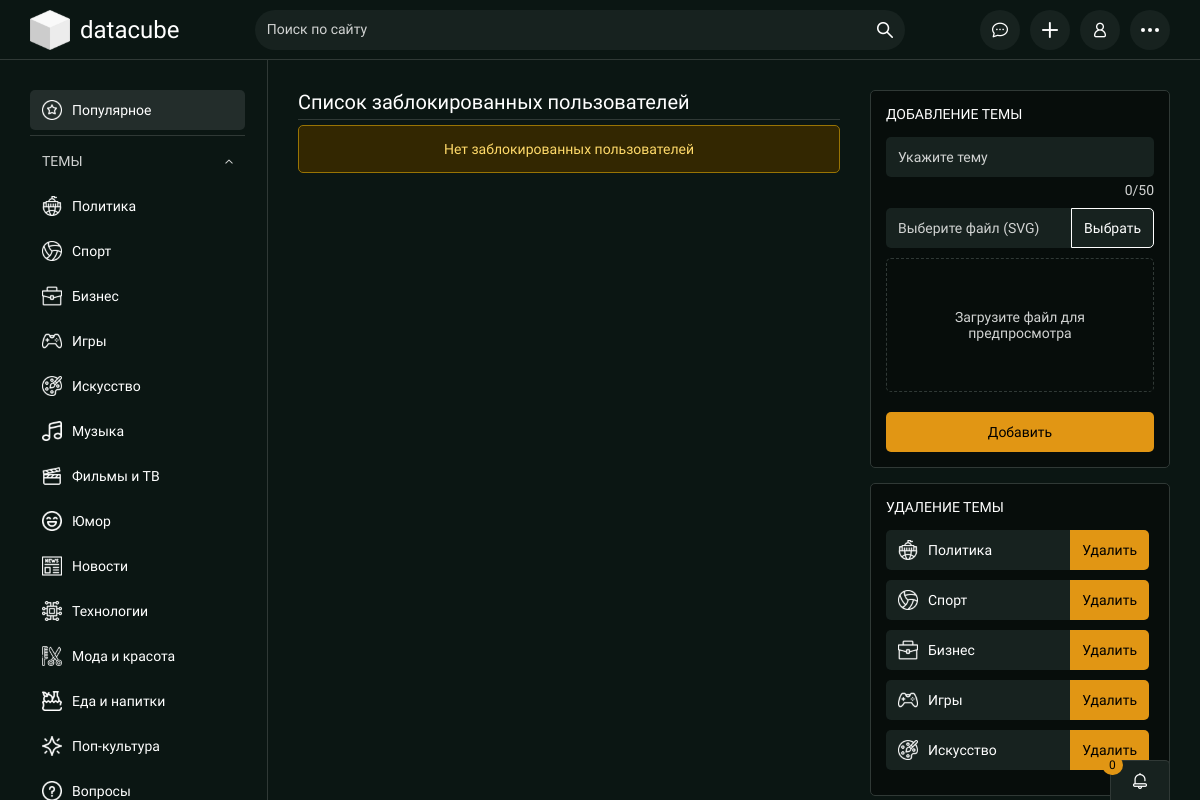
The page /admin-panel.php (signed in) on the database its author committed.
### tables this page shows
CREATE TABLE `topics` (
  `id` bigint UNSIGNED NOT NULL,
  `topic` varchar(255) DEFAULT NULL,
  `topic_image` varchar(255) DEFAULT NULL
);

### admin-panel.php (the view, shortened to what this page needs)
<?php
   require_once "./app/components/header.php";
   $blockedUsers = $link->query("SELECT * FROM `users` WHERE `status_user_id` = 2");
   $deleteTopics = $link->query("SELECT * FROM `topics`");
?>
   <main>
      <div class="main-container">
         <?php require_once "./app/components/aside.php"; ?>
         <section class="main-central">
            <div class="main-central__header">
               <div class="main-central__header__title">
                  Список заблокированных пользователей
               </div>
            </div>
            <div class="separator"></div>
            <div class="main-central__feedPosts" id="feed">
               <div class="main-central__blockedUsers">
               <?php if($blockedUsers->num_rows > 0) { ?>
                  <?php while($blockedUser = $blockedUsers->fetch_assoc()) { ?>
                     <form action="#" method="POST" class="main-central__blockedUsers__user">
                        <a href="#" class="main-central__blockedUsers__userBlock">
                           <img src="./assets/files/users/avatars/<?php if($blockedUser['avatar'] != NULL) { echo $blockedUser['avatar']; } else { echo "default-avatar.jpg"; } ?>" alt="<?php echo $blockedUser['login']; ?>" class="main-central__blockedUsers__userBlockIcon">
                           <?php echo $blockedUser['login']; ?>
                        </a>
                        <div class="main-central__blockedUsers__userBlock">
                           <button name="unlock" class="main-central__blockedUsers__userBlockButton">Разблокировать</button>
                        </div>
                     </form>
                  <?php } ?>
                  <?php } else { ?>
               <div class="main-central__feedPosts__noPosts">
                  Нет заблокированных пользователей
               </div>
            <?php } ?>
               </div>
            </div>
         </section>
         <section class="main-right">
            <div class="main-right__block">
               <div class="main-right__topic__title">
                  ДОБАВЛЕНИЕ ТЕМЫ
               </div>
               <form action="./app/action/admin/add-topic.php" method="POST" enctype="multipart/form-data" class="main-right__addTopic">
                  <input type="text" name="topic" class="main-central__mainCreatePost__title main-central__mainCreatePost__topic" placeholder="Укажите тему">
                  <div class="main-central__mainCreatePost__titleMax main-central__mainCreatePost__topicMax">0/50</div>
                  <label for="file" class="main-central__mainCreatePost__label">
                     <div class="main-central__mainCreatePost__fileDivPlaceholder">Выберите файл (SVG)</div>
                     <div class="main-central__mainCreatePost__fileDiv">Выбрать</div>
                  </label>
                  <div class="main-central__mainCreatePost__uploadFileView">
                     <span>Загрузите файл для предпросмотра</span>
                  </div>
                  <button name="addTopic" class="main-right__addTopic__button">Добавить</button>
               </form>
            </div>
            <div class="main-right__block">
               <div class="main-right__topic__title">
                  УДАЛЕНИЕ ТЕМЫ
               </div>
               <div class="main-right__topic__deleteBlock">
                  <?php while($topic = $deleteTopics->fetch_assoc()) { ?>
                     <form action="./app/action/admin/delete-topic.php" class="main-right__topic__deleteForm">
                        <div class="main-right__topic__deleteName">
                           <img src="./assets/files/others/topics/<?php echo $topic['topic_image']; ?>" alt="<?php echo $topic['topic']; ?>" class="main-right__topic__deleteNameTopic">
                           <?php echo $topic['topic']; ?>
                        </div>
                        <button name="deleteTopic" class="main-right__deleteTopic__button">Удалить</button>
                     </form>
                  <?php } ?>
               </div>
            </div>
         </section>
      </div>
   </main>
   <?php require_once "./app/components/notifications.php"; ?>
</body>
</html>

### app/components/aside.php (shortened to what this page needs)
<?php
   $stmt = $link->prepare("SELECT * FROM `topics`");
   $stmt->execute();
   $topicsAside = $stmt->get_result();
?>
<aside>
   <div class="aside-block aside-main">
      <a href="#" class="aside-main__btnActive">
         <img src="./assets/files/popular.svg" alt="Популярное" class="aside-main__icon">Популярное
      </a>
      <div class="separator"></div>
      <div class="aside-main__list" data-id="1">
         <a href="#" class="aside-main__list__openList" data-id="1">
            ТЕМЫ<img src="./assets/files/arrow.svg" alt="Стрелочка" class="aside-main__list__iconArrow" data-id="1">
         </a>
         <div class="aside-main__listHidden" data-id="1">
            <div class="aside-main__listShow" data-id="1">
               <?php while ($topic = $topicsAside->fetch_assoc()) { ?>
                  <a href="./index.php?topic=<?php echo $topic['id']; ?>" class="aside-main__btn">
                     <img src="./assets/files/others/topics/<?php echo $topic['topic_image']; ?>" alt="Популярное" class="aside-main__icon"><?php echo $topic['topic']; ?>
                  </a>
               <?php } ?>
            </div>
         </div>
      </div>
   </div>
</aside>

### rows shown on the page
topics: topic_image (picture), topic "Политика"
topics: topic_image (picture), topic "Спорт"
topics: topic_image (picture), topic "Бизнес"
topics: topic_image (picture), topic "Игры"
topics: topic_image (picture), topic "Искусство"
topics: topic_image (picture), topic "Музыка"
topics: topic_image (picture), topic "Фильмы и ТВ"
topics: topic_image (picture), topic "Юмор"
topics: topic_image (picture), topic "Новости"
topics: topic_image (picture), topic "Технологии"
topics: topic_image (picture), topic "Мода и красота"
topics: topic_image (picture), topic "Еда и напитки"
topics: topic_image (picture), topic "Поп-культура"
topics: topic_image (picture), topic "Вопросы"

### other values the page prints
$notificationUsers->num_rows "0"
